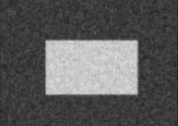
#> input picture gs.png, 178 x 126 px
$ python '13.平滑图像.py'
#> lines starting #> are read from the running program, lines starting #| are printed output that depends on the picture
import numpy as np
import cv2 as cv
from matplotlib import pyplot as plt

img = cv.imread('gs.png')
#> img is the input picture: shape (126, 178, 3); mean B, G, R 90.7, 90.7, 90.7
kernel = np.ones((5,5),np.float32)/25#/25：归一化，使卷积核的元素之和为1，从而保持了图像的亮度不变
dst = cv.filter2D(img,-1,kernel)#均值模糊
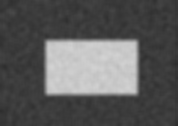
#> dst: shape (126, 178, 3); mean B, G, R 90.7, 90.7, 90.7
#-1表示输出图像的深度与输入图像相同
blur = cv.GaussianBlur(img,(5,5),0)#高斯模糊
median = cv.medianBlur(img,5)#中值滤波
blur1 = cv.bilateralFilter(img,9,75,75)#双边滤波


plt.subplot(121),plt.imshow(img),plt.title('Original')
plt.xticks([]), plt.yticks([])
plt.subplot(122),plt.imshow(blur1),plt.title('Averaging')
plt.xticks([]), plt.yticks([])
plt.show()
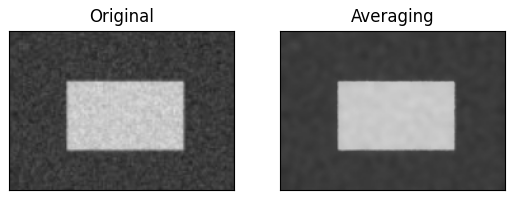
#> figure drawn by matplotlib, 2 panels
